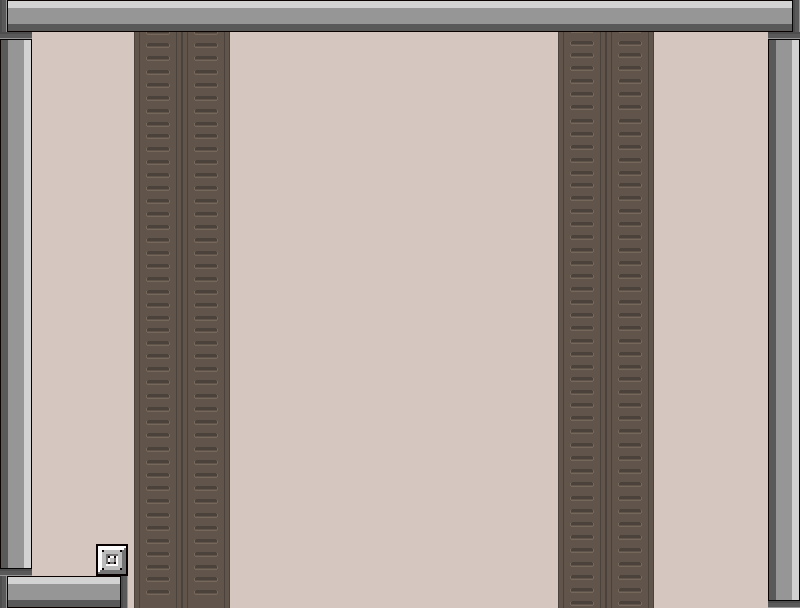

This game map was drawn from its Tiled (.tmx) file and the tilesets committed beside it. A one-line description and the trimmed map source follow:
An orthogonal 25x19 tile map with 32x32 px tiles, 2 tile layers (Background, Collision), 4 tilesets and 109 objects.

<map version="1.0" orientation="orthogonal" renderorder="right-down" width="25" height="19" tilewidth="32" tileheight="32" nextobjectid="459">
 <tileset firstgid="1" name="objects" tilewidth="32" tileheight="32">
  <image source="../images/tiled_objects.png" width="128" height="288" />
  <tile id="0">
   <properties>
    <property name="Class" value="Player" />
   </properties>
  </tile>
  <tile id="1">
   <properties>
    <property name="Class" value="Warp" />
   </properties>
  </tile>
  <tile id="2">
   <properties>
    <property name="Class" value="InvisibleBlock" />
   </properties>
  </tile>
  <tile id="4">
   <properties>
    <property name="Class" value="Spike" />
   </properties>
  </tile>
  <tile id="5">
   <properties>
    <property name="Class" value="Spike" />
    <property name="angle" value="90" />
   </properties>
  </tile>
  <tile id="6">
   <properties>
    <property name="Class" value="Spike" />
    <property name="angle" value="270" />
    <property name="flip" value="x" />
   </properties>
  </tile>
  <tile id="7">
   <properties>
    <property name="Class" value="Spike" />
    <property name="angle" value="180" />
    <property name="flip" value="x" />
   </properties>
  </tile>
  <tile id="8">
   <properties>
    <property name="Class" value="FallingSpike" />
    <property name="speed" value="900" />
   </properties>
  </tile>
  <tile id="9">
   <properties>
    <property name="Class" value="FallingSpike" />
    <property name="angle" value="90" />
    <property name="speed" value="900" />
   </properties>
  </tile>
  <tile id="10">
   <properties>
    <property name="Class" value="FallingSpike" />
    <property name="angle" value="270" />
    <property name="flip" value="x" />
    <property name="speed" value="900" />
   </properties>
  </tile>
  <tile id="11">
   <properties>
    <property name="Class" value="FallingSpike" />
    <property name="angle" value="180" />
    <property name="flip" value="x" />
    <property name="speed" value="900" />
   </properties>
  </tile>
  <tile id="12">
   <properties>
    <property name="Class" value="MovingSpike" />
    <property name="vx" value="300" />
   </properties>
  </tile>
  <tile id="16">
   <properties>
    <property name="Class" value="ShootingSpike" />
    <property name="direction" value="up" />
    <property name="firerate" value="2" />
    <property name="speed" value="100" />
   </properties>
  </tile>
  <tile id="17">
   <properties>
    <property name="Class" value="ShootingSpike" />
    <property name="angle" value="90" />
    <property name="direction" value="right" />
    <property name="firerate" value="2" />
    <property name="speed" value="100" />
   </properties>
  </tile>
  <tile id="18">
   <properties>
    <property name="Class" value="ShootingSpike" />
    <property name="angle" value="270" />
    <property name="direction" value="left" />
    <property name="firerate" value="2" />
    <property name="flip" value="x" />
    <property name="speed" value="100" />
   </properties>
  </tile>
  <tile id="19">
   <properties>
    <property name="Class" value="ShootingSpike" />
    <property name="angle" value="180" />
    <property name="direction" value="down" />
    <property name="firerate" value="2" />
    <property name="flip" value="x" />
    <property name="speed" value="100" />
   </properties>
  </tile>
  <tile id="24">
   <properties>
    <property name="Class" value="Spike" />
    <property name="scale" value="0.5" />
   </properties>
  </tile>
  <tile id="25">
   <properties>
    <property name="Class" value="Spike" />
    <property name="angle" value="90" />
    <property name="scale" value="0.5" />
   </properties>
  </tile>
  <tile id="26">
   <properties>
    <property name="Class" value="Spike" />
    <property name="angle" value="270" />
    <property name="flip" value="x" />
    <property name="scale" value="0.5" />
   </properties>
  </tile>
  <tile id="27">
   <properties>
    <property name="Class" value="Spike" />
    <property name="angle" value="180" />
    <property name="flip" value="x" />
    <property name="scale" value="0.5" />
   </properties>
  </tile>
  <tile id="28">
   <properties>
    <property name="Class" value="ClonePlayer" />
   </properties>
  </tile>
  <tile id="30">
   <properties>
    <property name="Class" value="BossFruit" />
   </properties>
  </tile>
  <tile id="32">
   <properties>
    <property name="Class" value="FakeWarp" />
    <property name="warpX" value="400" />
    <property name="warpY" value="450" />
   </properties>
  </tile>
  <tile id="33">
   <properties>
    <property name="Class" value="FakeFakeWarp" />
    <property name="fakeWarpX" value="400" />
    <property name="fakeWarpY" value="450" />
    <property name="warpX" value="300" />
    <property name="warpY" value="450" />
   </properties>
  </tile>
 </tileset>
 <tileset firstgid="37" name="collisions" tilewidth="32" tileheight="32">
  <image source="../images/tiled_collision.png" width="128" height="224" />
 </tileset>
 <tileset firstgid="65" name="fruit" tilewidth="21" tileheight="24">
  <image source="../images/tiled_fruit.png" width="63" height="24" />
  <tile id="0">
   <properties>
    <property name="Class" value="Fruit" />
   </properties>
  </tile>
  <tile id="1">
   <properties>
    <property name="Class" value="MovingFruit" />
    <property name="speedX" value="0" />
    <property name="speedY" value="0" />
   </properties>
  </tile>
 </tileset>
 <tileset firstgid="68" name="background" tilewidth="32" tileheight="32">
  <image source="../images/tiled_backgrounds.png" width="1600" height="2432" />
 </tileset>
 <layer name="Background" width="25" height="19">
  <properties>
   <property name="boundingBox" value="true" />
   <property name="type" value="0" />
  </properties>
  <data>[475 cells, 475 non-empty, 475 distinct tile ids]</data>
 </layer>
 <layer name="Collision" width="25" height="19">
  <properties>
   <property name="collision" value="true" />
  </properties>
  <data>[475 cells, 65 non-empty, 7 distinct tile ids]</data>
 </layer>
 <objectgroup name="Sprites">
  <object id="328" gid="1" x="32" y="576" />
  <object id="329" gid="5" x="96" y="160" />
  <object id="330" gid="7" x="64" y="192" />
  <object id="332" gid="6" x="224" y="192" />
  <object id="333" gid="8" x="192" y="224" />
  <object id="335" gid="6" x="320" y="192" />
  <object id="336" gid="6" x="416" y="192" />
  <object id="337" gid="8" x="384" y="224" />
  <object id="339" gid="3" x="96" y="192" />
  <object id="340" gid="3" x="192" y="192" />
  <object id="341" gid="3" x="384" y="192" />
  <object id="342" gid="3" x="288" y="192" />
  </objectgroup>
</map>
<!-- 97 of 109 objects omitted -->
